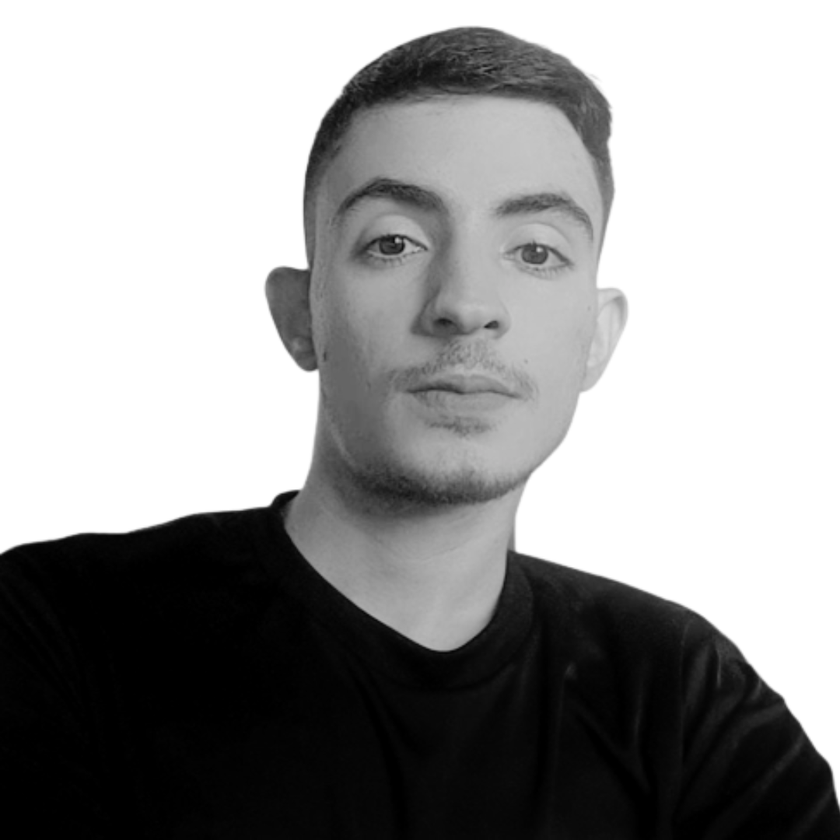
#> input picture Imagens/00_edilson.png, 840 x 840 px, shrunk from 1080 x 1080 before the run
$ jupyter execute 04_filtro_passa_alta_laplaciano.ipynb
#> lines starting #> are read from the running program, lines starting #| are printed output that depends on the picture
#### FILTRO PASSA ALTA - LAPLACIANO

[cell 1]
import numpy as np
import cv2

[cell 2]
# Função para aplicação do filtro passa alta laplaciano
    # Recebe-se uma imagem, a dimensão do tamanho da máscara e o desvio padrão
    # Se o tamanho_mascara for 3, por exemplo, a mascara terá dimensão 3x3
def filtro_passa_alta_laplaciano(imagem):

    # largura = total de colunas da matriz de pixels da imagem
    # altura = total de linhas da matriz de pixels da imagem
    altura, largura = imagem.shape
#> altura = 840; largura = 840

    # imagem_filtrada = inicia como uma matriz de 0s do mesmo tamanho que a imagem original
    imagem_filtrada = np.zeros_like(imagem, dtype=np.float32)

    # Máscara Laplaciana
    mascara = np.array([[0, 1, 0],
                        [1, -4, 1],
                        [0, 1, 0]])

    # Adicionando borda à imagem para evitar efeitos de borda
    imagem = np.pad(imagem, ((1, 1), (1, 1)), mode='constant')
#> imagem: shape (842, 842)

    # Convolução
    # A operação de convolução é aplicada multiplicando elemento a elemento a região da imagem pela máscara do filtro passa-alta Laplaciano e somando os resultados.
    # O valor resultante é atribuído ao pixel correspondente na imagem filtrada.
    for i in range(altura):
        for j in range(largura):
            regiao = imagem[i:i+3, j:j+3]
            valor = np.sum(regiao * mascara)
            imagem_filtrada[i, j] = valor
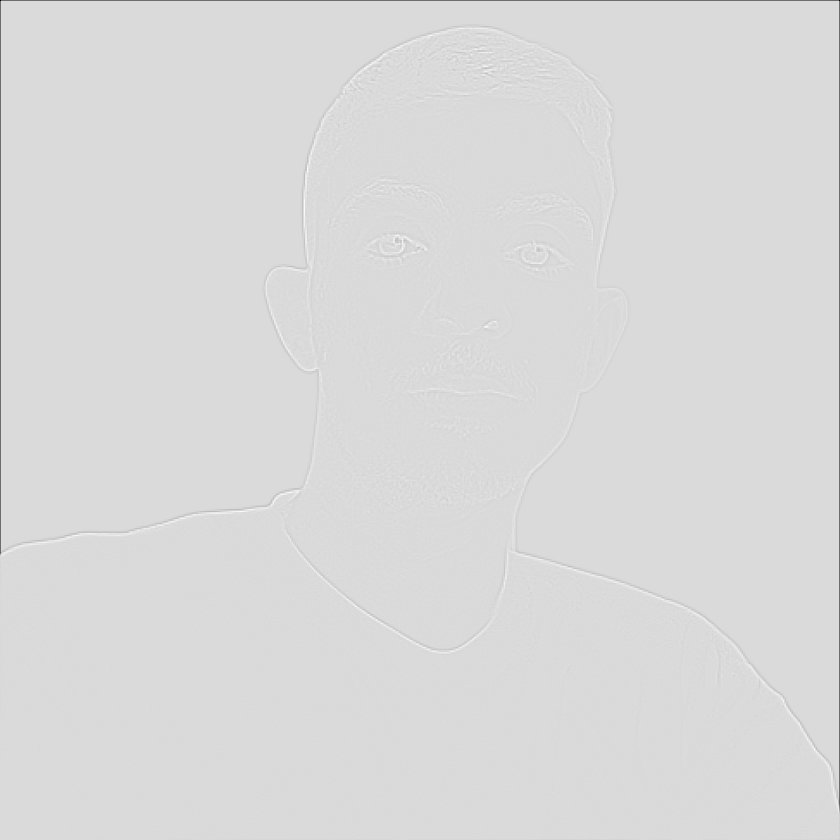
#> imagem_filtrada: shape (840, 840) float32; min -510, max 86, mean -0.8; drawn with min black and max white

    return imagem_filtrada.astype(np.uint8)
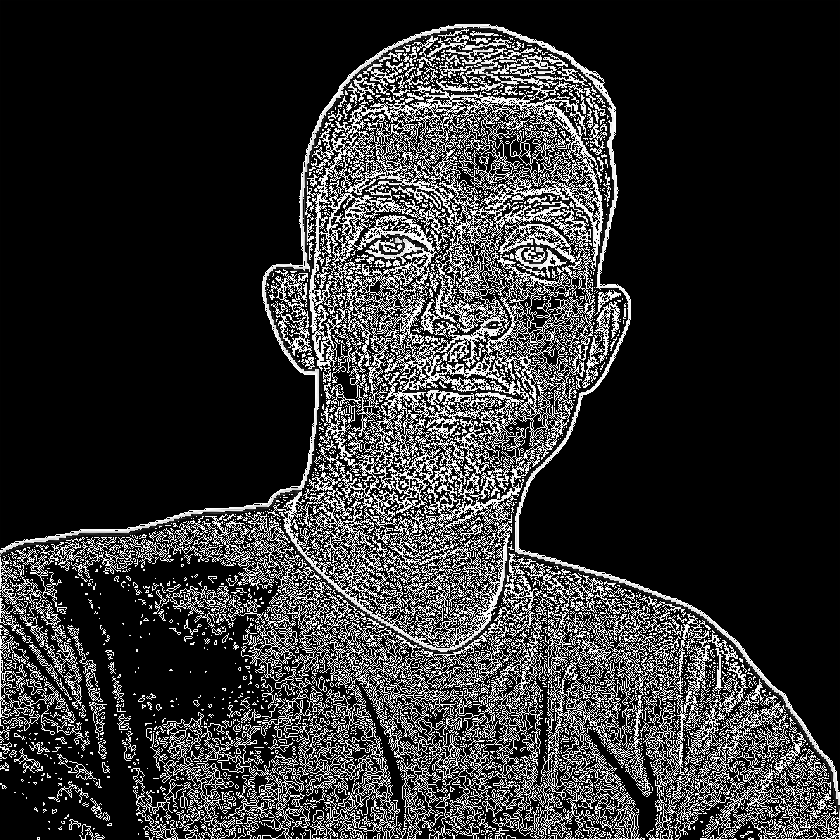
#> returned value: shape (840, 840); min 0, max 255, mean 49.8

[cell 3]
# Carregando a imagem
imagem = cv2.imread('Imagens/00_edilson.png', cv2.IMREAD_GRAYSCALE)

# Aplicando o filtro passa-alta laplaciano com mascara 3x3
imagem_filtrada = filtro_passa_alta_laplaciano(imagem)

# Salvando a imagem filtrada em um arquivo
cv2.imwrite('Imagens/04_edilson_laplaciano_mascara_3x3.png', imagem_filtrada)

# Mostrando mensagem indicando que a imagem foi salva
print("Imagem filtrada salva na pasta Imagens. Por favor, verifique o arquivo.")

$ run again, with Imagens/01_edilson_media_mascara_15x15.png copied over Imagens/00_edilson.png
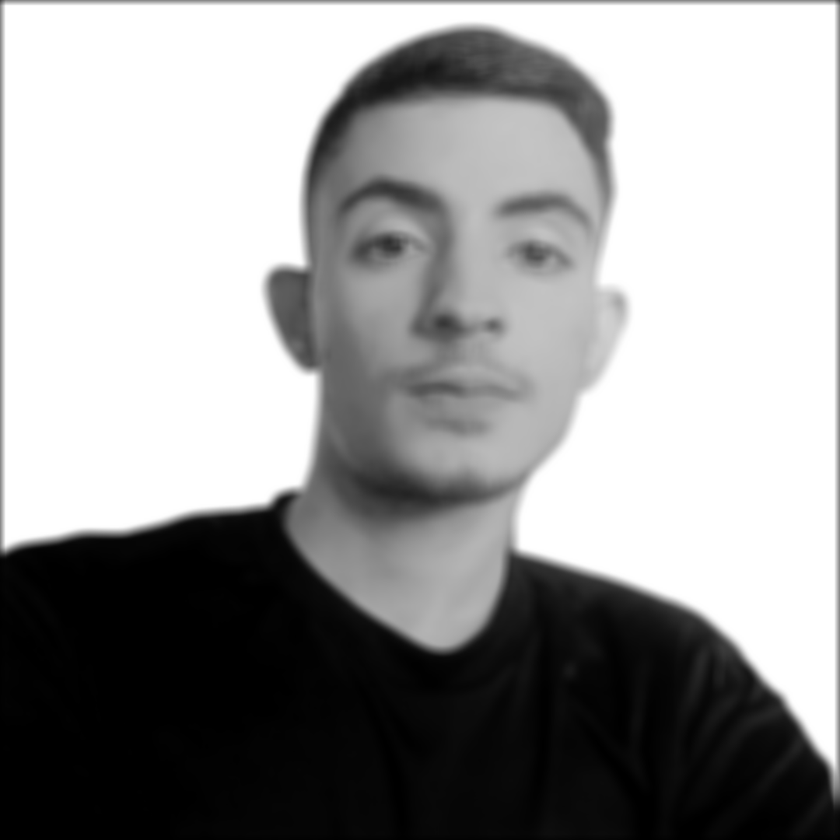
#> input picture Imagens/01_edilson_media_mascara_15x15.png, 840 x 840 px, shrunk from 1080 x 1080 before the run
#> imagem is the input picture: shape (840, 840); min 0, max 255, mean 153.2
#> imagem: shape (842, 842)
#> after the loop in filtro_passa_alta_laplaciano, `for i in range(altura):`:
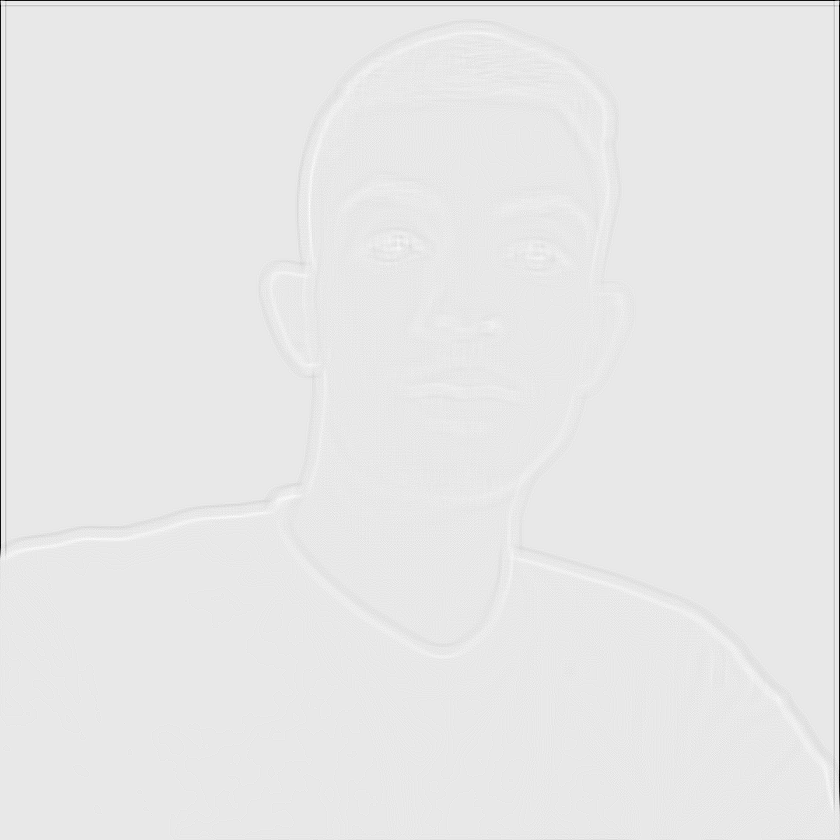
#> imagem_filtrada: shape (840, 840) float32; min -124, max 12, mean -0.431; drawn with min black and max white
#> in filtro_passa_alta_laplaciano, `return imagem_filtrada.astype(np.uint8)`:
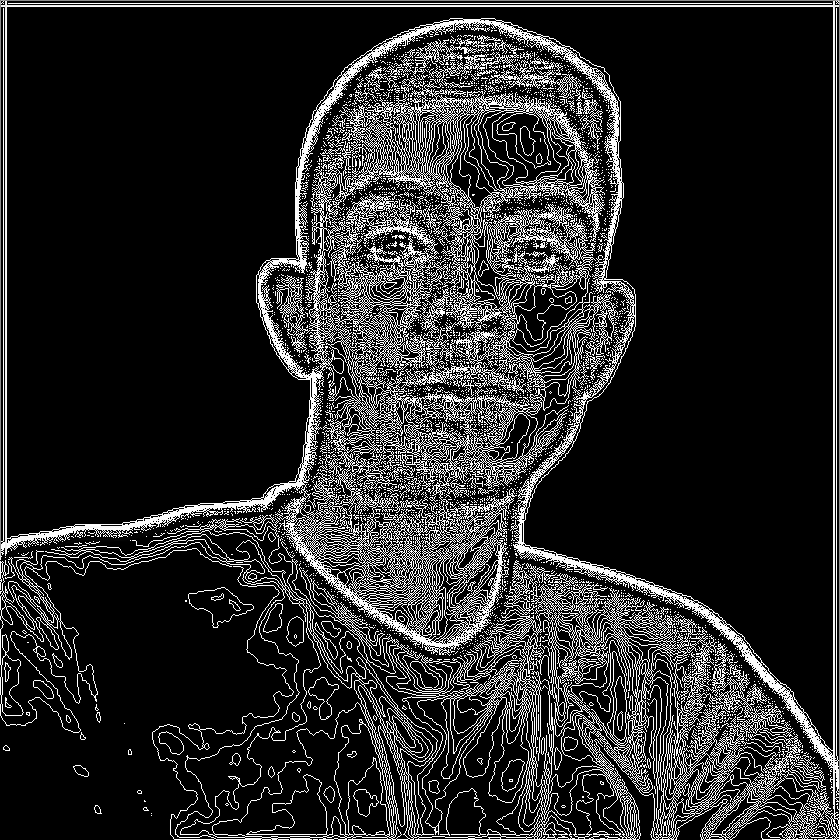
#> returned value: shape (840, 840); min 0, max 255, mean 41.1
